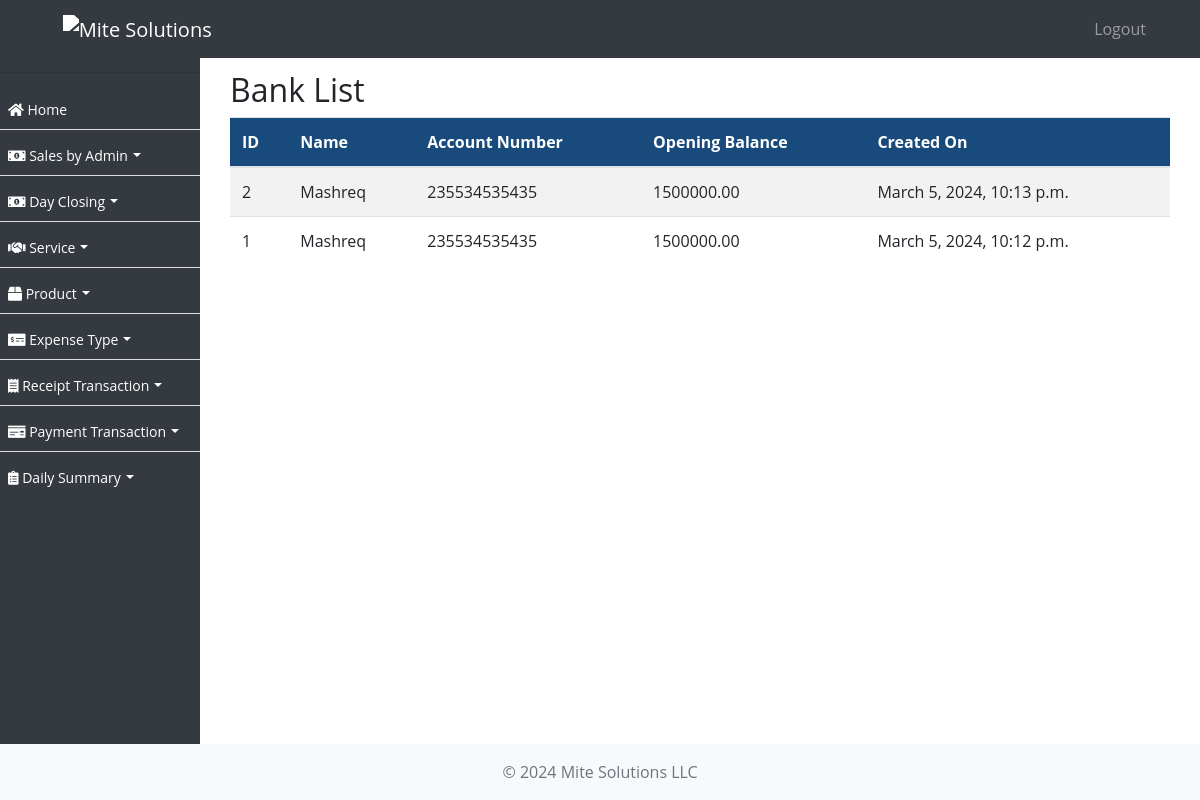
/banks/, run on an earlier commit of the app's database.
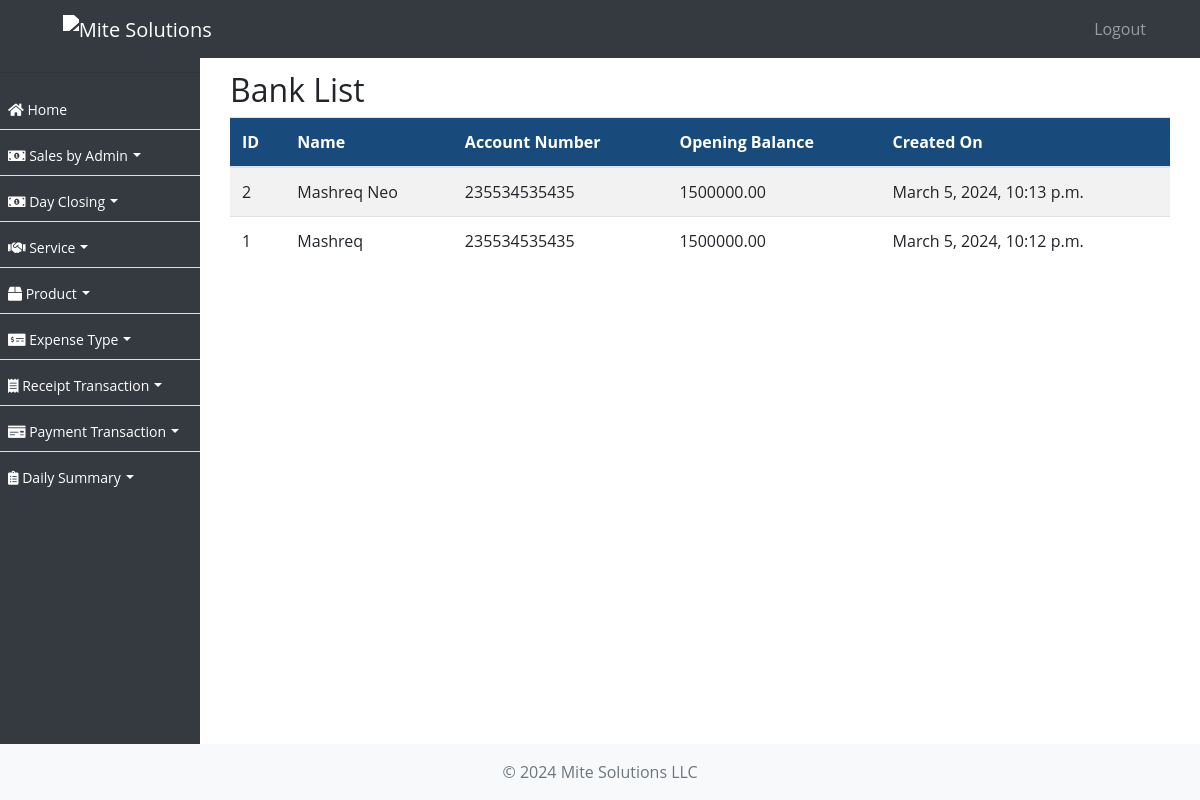
And on a later commit of the database.
### ezshopapp/models.py (models this page shows, shortened)
class Bank(models.Model):
    name = models.CharField(max_length=255)
    account_number = models.CharField(max_length=50)
    opening_balance = models.DecimalField(max_digits=10, decimal_places=2)
    created_on = models.DateTimeField(auto_now_add=True, null=True)

### ezshopapp/views.py (the view)
# urls.py: path('banks/', BankListView.as_view(), name='bank_list'),
class BankListView(ListView):
    model = Bank
    template_name = 'bank_list.html'
    def get_queryset(self):
        return Bank.objects.order_by('-created_on')

### ezshopapp/templates/bank_list.html
{% extends 'base.html' %}
{% block content %}
<div class="container">
  <h2>Bank List</h2>
  <table class="table table-striped">
    <thead>
      <tr>
        <th>ID</th>
        <th>Name</th>
        <th>Account Number</th>
        <th>Opening Balance</th>
        <th>Created On</th>
      </tr>
    </thead>
    <tbody>
      {% for bank in object_list %}
      <tr>
        <td>{{ bank.id }}</td>
        <td>{{ bank.name }}</td>
        <td>{{ bank.account_number }}</td>
        <td>{{ bank.opening_balance }}</td>
        <td>{{ bank.created_on }}</td>
      </tr>
      {% endfor %}
    </tbody>
  </table>
</div>
{% endblock %}

What changed in the data, as far as the page shows it:
changed Bank id 2: name "Mashreq" → "Mashreq Neo"
